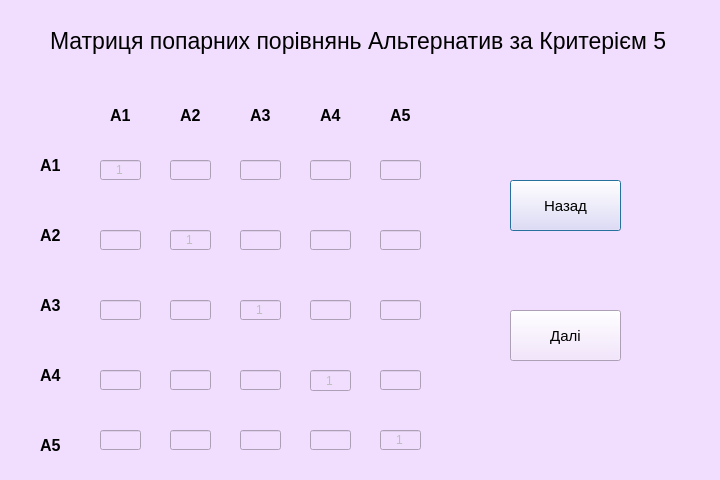
<?xml version="1.0" encoding="UTF-8"?>
<ui version="4.0">
 <class>aawin5</class>
 <widget class="QDialog" name="aawin5">
  <property name="enabled">
   <bool>true</bool>
  </property>
  <property name="geometry">
   <rect>
    <x>0</x>
    <y>0</y>
    <width>720</width>
    <height>480</height>
   </rect>
  </property>
  <property name="minimumSize">
   <size>
    <width>720</width>
    <height>480</height>
   </size>
  </property>
  <property name="maximumSize">
   <size>
    <width>720</width>
    <height>480</height>
   </size>
  </property>
  <property name="windowTitle">
   <string>Dialog</string>
  </property>
  <property name="styleSheet">
   <string notr="true">background-color:rgb(241,222,255);</string>
  </property>
  <widget class="QLabel" name="label">
   <property name="geometry">
    <rect>
     <x>50</x>
     <y>10</y>
     <width>631</width>
     <height>61</height>
    </rect>
   </property>
   <property name="font">
    <font>
     <pointsize>17</pointsize>
     <weight>50</weight>
     <bold>false</bold>
    </font>
   </property>
   <property name="text">
    <string>Матриця попарних порівнянь Альтернатив за Критерієм 5</string>
   </property>
  </widget>
  <widget class="QLabel" name="label_2">
   <property name="geometry">
    <rect>
     <x>40</x>
     <y>150</y>
     <width>31</width>
     <height>31</height>
    </rect>
   </property>
   <property name="font">
    <font>
     <pointsize>12</pointsize>
     <weight>75</weight>
     <bold>true</bold>
    </font>
   </property>
   <property name="text">
    <string>А1</string>
   </property>
  </widget>
  <widget class="QLabel" name="label_3">
   <property name="geometry">
    <rect>
     <x>40</x>
     <y>220</y>
     <width>31</width>
     <height>31</height>
    </rect>
   </property>
   <property name="font">
    <font>
     <pointsize>12</pointsize>
     <weight>75</weight>
     <bold>true</bold>
    </font>
   </property>
   <property name="text">
    <string>А2</string>
   </property>
  </widget>
  <widget class="QLabel" name="label_4">
   <property name="geometry">
    <rect>
     <x>40</x>
     <y>290</y>
     <width>31</width>
     <height>31</height>
    </rect>
   </property>
   <property name="font">
    <font>
     <pointsize>12</pointsize>
     <weight>75</weight>
     <bold>true</bold>
    </font>
   </property>
   <property name="text">
    <string>А3</string>
   </property>
  </widget>
  <widget class="QLabel" name="label_5">
   <property name="geometry">
    <rect>
     <x>40</x>
     <y>360</y>
     <width>31</width>
     <height>31</height>
    </rect>
   </property>
   <property name="font">
    <font>
     <pointsize>12</pointsize>
     <weight>75</weight>
     <bold>true</bold>
    </font>
   </property>
   <property name="text">
    <string>А4</string>
   </property>
  </widget>
  <widget class="QLabel" name="label_6">
   <property name="geometry">
    <rect>
     <x>40</x>
     <y>430</y>
     <width>31</width>
     <height>31</height>
    </rect>
   </property>
   <property name="font">
    <font>
     <pointsize>12</pointsize>
     <weight>75</weight>
     <bold>true</bold>
    </font>
   </property>
   <property name="text">
    <string>А5</string>
   </property>
  </widget>
  <widget class="QLabel" name="label_7">
   <property name="geometry">
    <rect>
     <x>110</x>
     <y>100</y>
     <width>31</width>
     <height>31</height>
    </rect>
   </property>
   <property name="font">
    <font>
     <pointsize>12</pointsize>
     <weight>75</weight>
     <bold>true</bold>
    </font>
   </property>
   <property name="text">
    <string>А1</string>
   </property>
  </widget>
  <widget class="QLabel" name="label_8">
   <property name="geometry">
    <rect>
     <x>180</x>
     <y>100</y>
     <width>31</width>
     <height>31</height>
    </rect>
   </property>
   <property name="font">
    <font>
     <pointsize>12</pointsize>
     <weight>75</weight>
     <bold>true</bold>
    </font>
   </property>
   <property name="text">
    <string>А2</string>
   </property>
  </widget>
  <widget class="QLabel" name="label_9">
   <property name="geometry">
    <rect>
     <x>250</x>
     <y>100</y>
     <width>31</width>
     <height>31</height>
    </rect>
   </property>
   <property name="font">
    <font>
     <pointsize>12</pointsize>
     <weight>75</weight>
     <bold>true</bold>
    </font>
   </property>
   <property name="text">
    <string>А3</string>
   </property>
  </widget>
  <widget class="QLabel" name="label_10">
   <property name="geometry">
    <rect>
     <x>320</x>
     <y>100</y>
     <width>31</width>
     <height>31</height>
    </rect>
   </property>
   <property name="font">
    <font>
     <pointsize>12</pointsize>
     <weight>75</weight>
     <bold>true</bold>
    </font>
   </property>
   <property name="text">
    <string>А4</string>
   </property>
  </widget>
  <widget class="QLabel" name="label_11">
   <property name="geometry">
    <rect>
     <x>390</x>
     <y>100</y>
     <width>31</width>
     <height>31</height>
    </rect>
   </property>
   <property name="font">
    <font>
     <pointsize>12</pointsize>
     <weight>75</weight>
     <bold>true</bold>
    </font>
   </property>
   <property name="text">
    <string>А5</string>
   </property>
  </widget>
  <widget class="QLineEdit" name="lineEdit">
   <property name="enabled">
    <bool>false</bool>
   </property>
   <property name="geometry">
    <rect>
     <x>100</x>
     <y>160</y>
     <width>41</width>
     <height>20</height>
    </rect>
   </property>
   <property name="text">
    <string>1</string>
   </property>
   <property name="alignment">
    <set>Qt::AlignCenter</set>
   </property>
  </widget>
  <widget class="QLineEdit" name="a1a2">
   <property name="enabled">
    <bool>true</bool>
   </property>
   <property name="geometry">
    <rect>
     <x>170</x>
     <y>160</y>
     <width>41</width>
     <height>20</height>
    </rect>
   </property>
   <property name="alignment">
    <set>Qt::AlignCenter</set>
   </property>
  </widget>
  <widget class="QLineEdit" name="a1a3">
   <property name="enabled">
    <bool>true</bool>
   </property>
   <property name="geometry">
    <rect>
     <x>240</x>
     <y>160</y>
     <width>41</width>
     <height>20</height>
    </rect>
   </property>
   <property name="alignment">
    <set>Qt::AlignCenter</set>
   </property>
  </widget>
  <widget class="QLineEdit" name="a1a4">
   <property name="enabled">
    <bool>true</bool>
   </property>
   <property name="geometry">
    <rect>
     <x>310</x>
     <y>160</y>
     <width>41</width>
     <height>20</height>
    </rect>
   </property>
   <property name="alignment">
    <set>Qt::AlignCenter</set>
   </property>
  </widget>
  <widget class="QLineEdit" name="a1a5">
   <property name="enabled">
    <bool>true</bool>
   </property>
   <property name="geometry">
    <rect>
     <x>380</x>
     <y>160</y>
     <width>41</width>
     <height>20</height>
    </rect>
   </property>
   <property name="alignment">
    <set>Qt::AlignCenter</set>
   </property>
  </widget>
  <widget class="QLineEdit" name="lineEdit_6">
   <property name="enabled">
    <bool>false</bool>
   </property>
   <property name="geometry">
    <rect>
     <x>100</x>
     <y>230</y>
     <width>41</width>
     <height>20</height>
    </rect>
   </property>
  </widget>
  <widget class="QLineEdit" name="lineEdit_7">
   <property name="enabled">
    <bool>false</bool>
   </property>
   <property name="geometry">
    <rect>
     <x>170</x>
     <y>230</y>
     <width>41</width>
     <height>20</height>
    </rect>
   </property>
   <property name="text">
    <string>1</string>
   </property>
   <property name="alignment">
    <set>Qt::AlignCenter</set>
   </property>
  </widget>
  <widget class="QLineEdit" name="a2a3">
   <property name="enabled">
    <bool>true</bool>
   </property>
   <property name="geometry">
    <rect>
     <x>240</x>
     <y>230</y>
     <width>41</width>
     <height>20</height>
    </rect>
   </property>
   <property name="alignment">
    <set>Qt::AlignCenter</set>
   </property>
  </widget>
  <widget class="QLineEdit" name="a2a4">
   <property name="enabled">
    <bool>true</bool>
   </property>
   <property name="geometry">
    <rect>
     <x>310</x>
     <y>230</y>
     <width>41</width>
     <height>20</height>
    </rect>
   </property>
   <property name="alignment">
    <set>Qt::AlignCenter</set>
   </property>
  </widget>
  <widget class="QLineEdit" name="a2a5">
   <property name="enabled">
    <bool>true</bool>
   </property>
   <property name="geometry">
    <rect>
     <x>380</x>
     <y>230</y>
     <width>41</width>
     <height>20</height>
    </rect>
   </property>
   <property name="alignment">
    <set>Qt::AlignCenter</set>
   </property>
  </widget>
  <widget class="QLineEdit" name="lineEdit_11">
   <property name="enabled">
    <bool>false</bool>
   </property>
   <property name="geometry">
    <rect>
     <x>100</x>
     <y>300</y>
     <width>41</width>
     <height>20</height>
    </rect>
   </property>
  </widget>
  <widget class="QLineEdit" name="lineEdit_12">
   <property name="enabled">
    <bool>false</bool>
   </property>
   <property name="geometry">
    <rect>
     <x>170</x>
     <y>300</y>
     <width>41</width>
     <height>20</height>
    </rect>
   </property>
  </widget>
  <widget class="QLineEdit" name="lineEdit_13">
   <property name="enabled">
    <bool>false</bool>
   </property>
   <property name="geometry">
    <rect>
     <x>240</x>
     <y>300</y>
     <width>41</width>
     <height>20</height>
    </rect>
   </property>
   <property name="text">
    <string>1</string>
   </property>
   <property name="alignment">
    <set>Qt::AlignCenter</set>
   </property>
  </widget>
  <widget class="QLineEdit" name="a3a4">
   <property name="enabled">
    <bool>true</bool>
   </property>
   <property name="geometry">
    <rect>
     <x>310</x>
     <y>300</y>
     <width>41</width>
     <height>20</height>
    </rect>
   </property>
   <property name="alignment">
    <set>Qt::AlignCenter</set>
   </property>
  </widget>
  <widget class="QLineEdit" name="a3a5">
   <property name="enabled">
    <bool>true</bool>
   </property>
   <property name="geometry">
    <rect>
     <x>380</x>
     <y>300</y>
     <width>41</width>
     <height>20</height>
    </rect>
   </property>
   <property name="alignment">
    <set>Qt::AlignCenter</set>
   </property>
  </widget>
  <widget class="QLineEdit" name="lineEdit_16">
   <property name="enabled">
    <bool>false</bool>
   </property>
   <property name="geometry">
    <rect>
     <x>100</x>
     <y>370</y>
     <width>41</width>
     <height>20</height>
    </rect>
   </property>
  </widget>
  <widget class="QLineEdit" name="lineEdit_17">
   <property name="enabled">
    <bool>false</bool>
   </property>
   <property name="geometry">
    <rect>
     <x>170</x>
     <y>370</y>
     <width>41</width>
     <height>20</height>
    </rect>
   </property>
  </widget>
  <widget class="QLineEdit" name="lineEdit_18">
   <property name="enabled">
    <bool>false</bool>
   </property>
   <property name="geometry">
    <rect>
     <x>240</x>
     <y>370</y>
     <width>41</width>
     <height>20</height>
    </rect>
   </property>
  </widget>
  <widget class="QLineEdit" name="lineEdit_19">
   <property name="enabled">
    <bool>false</bool>
   </property>
   <property name="geometry">
    <rect>
     <x>310</x>
     <y>370</y>
     <width>41</width>
     <height>21</height>
    </rect>
   </property>
   <property name="text">
    <string>1</string>
   </property>
   <property name="alignment">
    <set>Qt::AlignCenter</set>
   </property>
  </widget>
  <widget class="QLineEdit" name="a4a5">
   <property name="enabled">
    <bool>true</bool>
   </property>
   <property name="geometry">
    <rect>
     <x>380</x>
     <y>370</y>
     <width>41</width>
     <height>20</height>
    </rect>
   </property>
   <property name="alignment">
    <set>Qt::AlignCenter</set>
   </property>
  </widget>
  <widget class="QLineEdit" name="lineEdit_21">
   <property name="enabled">
    <bool>false</bool>
   </property>
   <property name="geometry">
    <rect>
     <x>100</x>
     <y>430</y>
     <width>41</width>
     <height>20</height>
    </rect>
   </property>
  </widget>
  <widget class="QLineEdit" name="lineEdit_22">
   <property name="enabled">
    <bool>false</bool>
   </property>
   <property name="geometry">
    <rect>
     <x>170</x>
     <y>430</y>
     <width>41</width>
     <height>20</height>
    </rect>
   </property>
  </widget>
  <widget class="QLineEdit" name="lineEdit_23">
   <property name="enabled">
    <bool>false</bool>
   </property>
   <property name="geometry">
    <rect>
     <x>240</x>
     <y>430</y>
     <width>41</width>
     <height>20</height>
    </rect>
   </property>
  </widget>
  <widget class="QLineEdit" name="lineEdit_24">
   <property name="enabled">
    <bool>false</bool>
   </property>
   <property name="geometry">
    <rect>
     <x>310</x>
     <y>430</y>
     <width>41</width>
     <height>20</height>
    </rect>
   </property>
  </widget>
  <widget class="QLineEdit" name="lineEdit_25">
   <property name="enabled">
    <bool>false</bool>
   </property>
   <property name="geometry">
    <rect>
     <x>380</x>
     <y>430</y>
     <width>41</width>
     <height>20</height>
    </rect>
   </property>
   <property name="text">
    <string>1</string>
   </property>
   <property name="alignment">
    <set>Qt::AlignCenter</set>
   </property>
  </widget>
  <widget class="QPushButton" name="back">
   <property name="geometry">
    <rect>
     <x>510</x>
     <y>180</y>
     <width>111</width>
     <height>51</height>
    </rect>
   </property>
   <property name="font">
    <font>
     <pointsize>11</pointsize>
    </font>
   </property>
   <property name="text">
    <string>Назад</string>
   </property>
  </widget>
  <widget class="QPushButton" name="next">
   <property name="geometry">
    <rect>
     <x>510</x>
     <y>310</y>
     <width>111</width>
     <height>51</height>
    </rect>
   </property>
   <property name="font">
    <font>
     <pointsize>11</pointsize>
    </font>
   </property>
   <property name="text">
    <string>Далі</string>
   </property>
  </widget>
 </widget>
 <resources/>
 <connections/>
</ui>
